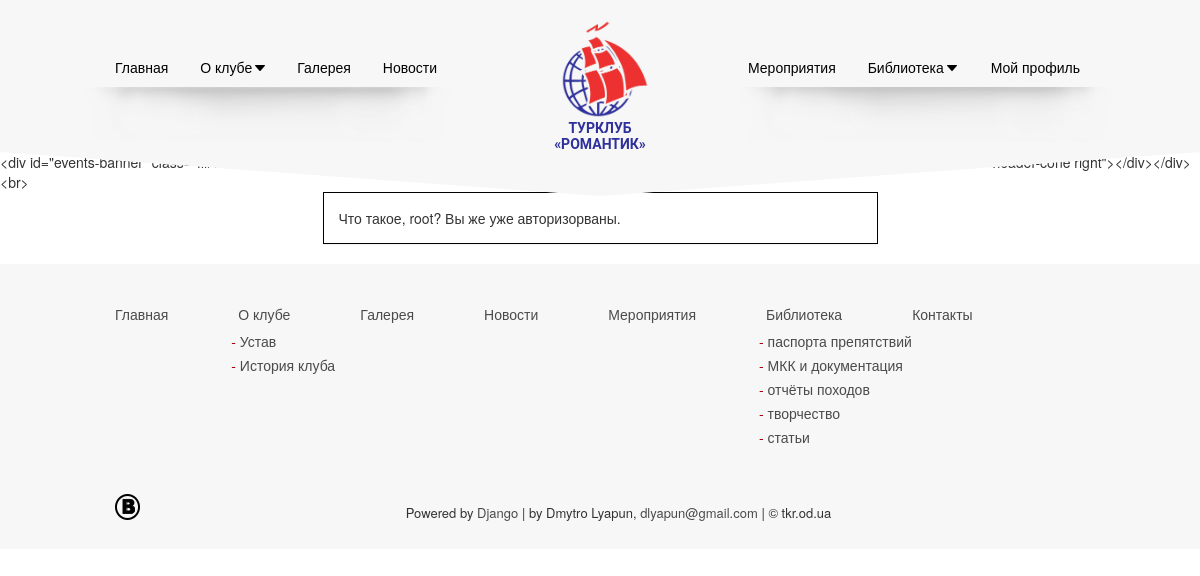
The app's page /registration_complete/ (signed in), older data.
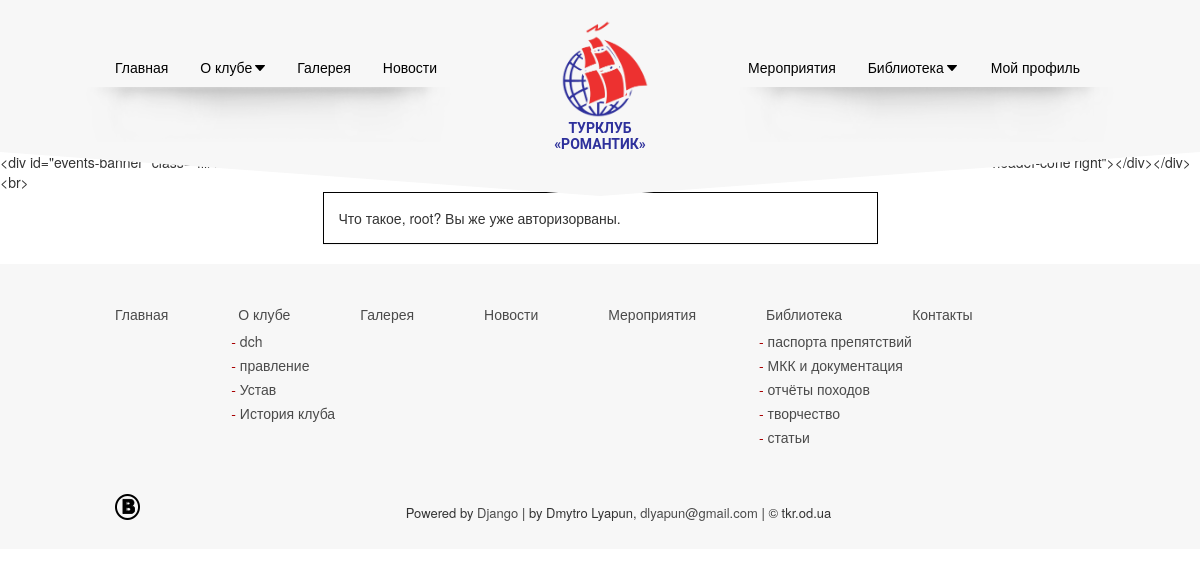
The same page, newer data.
### info_pages/models.py (models this page shows, shortened)
class InfoPage(models.Model):
    DISABLE = 0
    ENABLE = 1
    NATIVE_PLACE = 0
    ANOTHER_PLACE = 1
    ALL_USERS = 0
    REGISTERS = 1
    FULLMEMBERS = 2
    GOVERNMENTS = 3
    MODERATORS = 4
    STATE_CHOICE = (
        (DISABLE, 'Страница отключена'),
        (ENABLE, 'Страница включена'),
    )
    NATIVE_CHOICE = (
        (NATIVE_PLACE, 'Страница в разделе "О Клубе"'),
        (ANOTHER_PLACE, 'Другой раздел'),
    )
    ACCESS_STATE = (
        (ALL_USERS, 'Доступно для всех'),
        (REGISTERS, 'Зарегестрированные пользователи'),
        (FULLMEMBERS, 'Доступно только для ДЧ'),
        (GOVERNMENTS, 'Доступно только правления'),
        (MODERATORS, 'Только модераторы'),
    )
    title = models.CharField(max_length=300, verbose_name=u'Заголовок')
    url_link = models.CharField(max_length=300, verbose_name=u'URL страницы')
    date_creation = models.DateTimeField()
    banner = models.ForeignKey(BannerTitle,
                               verbose_name=u'Баннер',
                               blank=True, null=True,)
    owner = models.ForeignKey(settings.AUTH_PROFILE_MODULE,
                              verbose_name=u'Автор')
    text = models.TextField(verbose_name=u'Страничка')
    state = models.SmallIntegerField(default=ENABLE,
                                     choices=STATE_CHOICE,
                                     verbose_name=u'Статус')
    place = models.SmallIntegerField(default=NATIVE_PLACE,
                                     choices=NATIVE_CHOICE,
                                     verbose_name=u'Размещение страницы на сайте:')
    access = models.SmallIntegerField(default=ALL_USERS,
                                      choices=ACCESS_STATE,
                                      verbose_name=u'Доступ к странице имеют:')
    if_comments = models.BooleanField(default=True)
    class Meta:
        ordering = ["-date_creation"]
        verbose_name = 'Страница'
        verbose_name_plural = 'Страницы'
    def __unicode__(self):
        return u'%s %s - %s' % (self.title,
                                self.owner,
                                self.state,)

### banner/templatetags/banner_tags.py (called while the page is built, shortened)
@register.simple_tag()
def banner_template(request):
    path = request.path
    if '/party/' in path:
        if path == '/party/':
            banner = str(settings.STATIC_URL) + 'images/banners/winter.jpg'
        else:
            return ''
    else:
        banner = str(settings.STATIC_URL) + 'images/banners/general.jpg'
    s = '<div id="events-banner" class="fill hidden-print" style="background-image: url(%s)"><div class="header-cone"></div><div class="header-cone right"></div></div><br>' % (banner)
    return s

### profile/context_processor.py (called while the page is built)
def contex_profile(request):
    if request.user.is_authenticated():
        try:
            profile = CustomUser.objects.get(user=request.user)
        except ObjectDoesNotExist:
            profile = request.user
    else:
        profile = ""
    return {'profile': profile}

### profile/models.py (called while the page is built)
    def __unicode__(self):
        return self.user.username

### profile/templates/registration_complete.html (shortened to what this page needs)
{% extends "base.html" %}
{% block main %}
<div class="col-md-3"></div>
  <div class="col-md-6">
    <div class="panel panel-default">
    <div class="panel-body">
        {% if user.is_authenticated %}
        Что такое, {{ user.username }}? Вы же уже авторизорваны.
        {% endif %}
        </div>
        </div>
    </div>
</div>
{% endblock %}

### romantic/templates/base.html (shortened to what this page needs)
<!doctype html>
<html lang="en">
<head>
    <link href="{{ STATIC_URL }}css/bootstrap.css" rel="stylesheet">
    <link href="{{ STATIC_URL }}css/style.css" rel="stylesheet">
    <link href="{{ STATIC_URL }}css/style_romantic.css" rel="stylesheet">
    {% load banner_tags %}
</head>
<body id="{% block body_id %}body{% endblock %}">
<div id="header" class="visible-lg visible-md hidden-print">
  <ul id="header-menu" class="center-block list-inline list-inline-clear-padding link-like-text">
    <li class="menu-list">
      <div class="under-menu-shadow">
        <ul class="list-inline topmenu">
          <li><a href="/">Главная</a></li>
          <li class="hover">
              <a href="#" >О клубе<span class="arrow"></span></a>
          </li>
          <li><a href="https://vk.com/albums-1025962" target="_blank">Галерея</a></li>
          <li><a href="/blog/">Новости</a></li>
        </ul>
      </div>
    </li><li class="logo hidden-sm hidden-xs" style="">
      <a href="/">
        <img src="{{ STATIC_URL }}images/logo.png" weight="95" height="100">
        ТУРКЛУБ &laquo;РОМАНТИК&raquo;
      </a>
    </li><li class="menu-list right">
      <div class="under-menu-shadow">
        <ul class="list-inline topmenu">
          <li><a href="/party/">Мероприятия</a></li>
          <li class="hover">
              <a href="#" >Библиотека<span class="arrow"></span></a>
          </li>
          <li class="hover">
          {% if user.is_authenticated %}
            <li><a href="/profile/{{ profile.id }}">Мой профиль</a></li>
          {% else %}
            <li><a href="/register/">Регистрация</a></li>
          {% endif %}
          </li>
        </ul>
      </div>
    </li>
  </ul>
</div>
    <div style="position: relative;" class="hidden-print">
      <div class="header-cone"></div>
      <div class="header-cone right"></div>
    </div>
    {% banner_template request %}
<div class="container">
    <div class="row">
        {% block main %}{% endblock %}
    </div>
<div id="footer" class="visible-lg visible-md">
  <div class="center-block">
    <ul class="navigation list-inline list-inline-clear-padding">
      <li>
        <a href="/">Главная</a>
      </li><li>
        <a href="/about/">О клубе</a>
        <ul class="submenu">
          {% for page in info_pages %}
            <li><a href="/page/{{ page.url_link }}/">{{ page.title }}</a></li>
        {% endfor %}
        </ul>
      </li><li>
        <a href="#">Галерея</a>
      </li><li>
        <a href="/blog/">Новости</a>
      </li><li>
        <a href="/party/">Мероприятия</a>
      </li><li>
        <a href="#">Библиотека</a>
        <ul class="submenu">
          <li><a href="/passport/">паспорта препятствий</a></li>
          <li><a href="/doc/">МКК и документация</a></li>
          <li><a href="/report/">отчёты походов</a></li>
          <li><a href="/art/">творчество</a></li>
          <li><a href="/article/">статьи</a></li>
        </ul>
      </li><li>
        <a href="#">Контакты</a>
      </li>
    </ul>
    <div class="bottom-bar">
      <ul class="socials list-inline pull-left">
        <a href="https://vk.com/tk_romantik"> <li class="vk"></li></a>
      </ul>
      <div class="copy">Powered by
        <a href="http://www.djangoproject.com">Django</a>
        <span class="separator">|</span>
        by Dmytro Lyapun, <a href="mailto:dlyapun@gmail.com">dlyapun@gmail.com</a>
        <span class="separator">|</span>
        &copy; tkr.od.ua</div>
      </div>
    </div>
  </div>
</body>
</html>

Row changes from the older to the newer data that the page shows:
added InfoPage: title "dch"
added InfoPage: title "правление"
